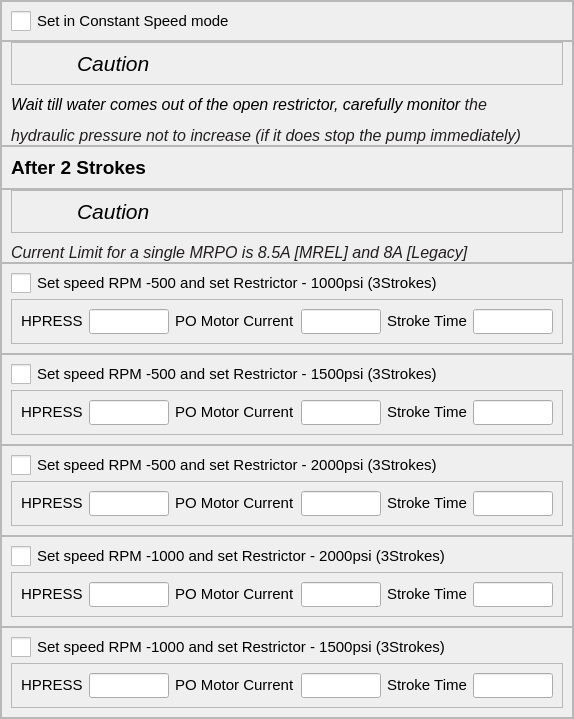
    <widget class="QFrame" name="frame_30">
     <property name="frameShape">
      <enum>QFrame::Shape::StyledPanel</enum>
     </property>
     <property name="frameShadow">
      <enum>QFrame::Shadow::Raised</enum>
     </property>
     <layout class="QVBoxLayout" name="verticalLayout_16">
      <property name="spacing">
       <number>0</number>
      </property>
      <property name="leftMargin">
       <number>0</number>
      </property>
      <property name="topMargin">
       <number>0</number>
      </property>
      <property name="rightMargin">
       <number>0</number>
      </property>
      <property name="bottomMargin">
       <number>0</number>
      </property>
      <item>
       <widget class="QFrame" name="frame_32">
        <property name="frameShape">
         <enum>QFrame::Shape::StyledPanel</enum>
        </property>
        <property name="frameShadow">
         <enum>QFrame::Shadow::Raised</enum>
        </property>
        <layout class="QVBoxLayout" name="verticalLayout_18">
         <item>
          <widget class="QCheckBox" name="checkBox_1">
           <property name="enabled">
            <bool>true</bool>
           </property>
           <property name="styleSheet">
            <string notr="true">QCheckBox {
    font-size: 15px; /* Larger text */
}
QCheckBox::indicator {
    width: 20px; /* Larger checkbox square */
    height: 20px; /* Larger checkbox square */
}</string>
           </property>
           <property name="text">
            <string>Set in Constant Speed mode</string>
           </property>
          </widget>
         </item>
        </layout>
       </widget>
      </item>
      <item>
       <widget class="QFrame" name="frame_3">
        <property name="frameShape">
         <enum>QFrame::Shape::StyledPanel</enum>
        </property>
        <property name="frameShadow">
         <enum>QFrame::Shadow::Raised</enum>
        </property>
        <layout class="QVBoxLayout" name="verticalLayout" stretch="0,0">
         <property name="spacing">
          <number>10</number>
         </property>
         <property name="topMargin">
          <number>0</number>
         </property>
         <property name="bottomMargin">
          <number>0</number>
         </property>
         <item>
          <widget class="QFrame" name="frame_6">
           <property name="frameShape">
            <enum>QFrame::Shape::StyledPanel</enum>
           </property>
           <property name="frameShadow">
            <enum>QFrame::Shadow::Raised</enum>
           </property>
           <layout class="QHBoxLayout" name="horizontalLayout_4">
            <property name="spacing">
             <number>15</number>
            </property>
            <property name="topMargin">
             <number>0</number>
            </property>
            <property name="bottomMargin">
             <number>0</number>
            </property>
            <item>
             <widget class="QLabel" name="label_4">
              <property name="minimumSize">
               <size>
                <width>41</width>
                <height>41</height>
               </size>
              </property>
              <property name="maximumSize">
               <size>
                <width>41</width>
                <height>41</height>
               </size>
              </property>
              <property name="text">
               <string/>
              </property>
              <property name="pixmap">
               <pixmap resource="../../Images.qrc">:/Icons/Icons/risk-icon.png</pixmap>
              </property>
              <property name="scaledContents">
               <bool>true</bool>
              </property>
             </widget>
            </item>
            <item>
             <widget class="QLabel" name="label_3">
              <property name="text">
               <string>&lt;html&gt;&lt;head/&gt;&lt;body&gt;&lt;p&gt;&lt;span style=&quot; font-size:16pt; font-style:italic;&quot;&gt;Caution&lt;/span&gt;&lt;/p&gt;&lt;/body&gt;&lt;/html&gt;</string>
              </property>
             </widget>
            </item>
           </layout>
          </widget>
         </item>
         <item>
          <widget class="QLabel" name="label">
           <property name="text">
            <string>&lt;html&gt;&lt;head/&gt;&lt;body&gt;&lt;p&gt;&lt;span style=&quot; font-family:'Arial','sans-serif'; font-size:12pt; font-style:italic;&quot;&gt;Wait till water comes out of the open restrictor, carefully monitor &lt;/span&gt;&lt;span style=&quot; font-family:'Arial','sans-serif'; font-size:12pt; font-style:italic; color:#231f20;&quot;&gt;the &lt;/span&gt;&lt;/p&gt;&lt;p&gt;&lt;span style=&quot; font-family:'Arial','sans-serif'; font-size:12pt; font-style:italic; color:#231f20;&quot;&gt;hydraulic pressure not to increase (if it does stop the pump immediately)&lt;/span&gt;&lt;/p&gt;&lt;/body&gt;&lt;/html&gt;</string>
           </property>
          </widget>
         </item>
        </layout>
       </widget>
      </item>
      <item>
       <widget class="QFrame" name="frame_31">
        <property name="frameShape">
         <enum>QFrame::Shape::StyledPanel</enum>
        </property>
        <property name="frameShadow">
         <enum>QFrame::Shadow::Raised</enum>
        </property>
        <layout class="QVBoxLayout" name="verticalLayout_17">
         <item>
          <widget class="QLabel" name="label_2">
           <property name="text">
            <string>&lt;html&gt;&lt;head/&gt;&lt;body&gt;&lt;p&gt;&lt;span style=&quot; font-size:14pt; font-weight:700;&quot;&gt;After 2 Strokes&lt;/span&gt;&lt;/p&gt;&lt;/body&gt;&lt;/html&gt;</string>
           </property>
          </widget>
         </item>
        </layout>
       </widget>
      </item>
      <item>
       <widget class="QFrame" name="frame_4">
        <property name="frameShape">
         <enum>QFrame::Shape::StyledPanel</enum>
        </property>
        <property name="frameShadow">
         <enum>QFrame::Shadow::Raised</enum>
        </property>
        <layout class="QVBoxLayout" name="verticalLayout_2" stretch="0,0">
         <property name="spacing">
          <number>10</number>
         </property>
         <property name="topMargin">
          <number>0</number>
         </property>
         <property name="bottomMargin">
          <number>0</number>
         </property>
         <item>
          <widget class="QFrame" name="frame_7">
           <property name="frameShape">
            <enum>QFrame::Shape::StyledPanel</enum>
           </property>
           <property name="frameShadow">
            <enum>QFrame::Shadow::Raised</enum>
           </property>
           <layout class="QHBoxLayout" name="horizontalLayout_6">
            <property name="spacing">
             <number>15</number>
            </property>
            <property name="topMargin">
             <number>0</number>
            </property>
            <property name="bottomMargin">
             <number>0</number>
            </property>
            <item>
             <widget class="QLabel" name="label_7">
              <property name="minimumSize">
               <size>
                <width>41</width>
                <height>41</height>
               </size>
              </property>
              <property name="maximumSize">
               <size>
                <width>41</width>
                <height>41</height>
               </size>
              </property>
              <property name="text">
               <string/>
              </property>
              <property name="pixmap">
               <pixmap resource="../../Images.qrc">:/Icons/Icons/risk-icon.png</pixmap>
              </property>
              <property name="scaledContents">
               <bool>true</bool>
              </property>
             </widget>
            </item>
            <item>
             <widget class="QLabel" name="label_8">
              <property name="text">
               <string>&lt;html&gt;&lt;head/&gt;&lt;body&gt;&lt;p&gt;&lt;span style=&quot; font-size:16pt; font-style:italic;&quot;&gt;Caution&lt;/span&gt;&lt;/p&gt;&lt;/body&gt;&lt;/html&gt;</string>
              </property>
             </widget>
            </item>
           </layout>
          </widget>
         </item>
         <item>
          <widget class="QLabel" name="label_9">
           <property name="text">
            <string>&lt;html&gt;&lt;head/&gt;&lt;body&gt;&lt;p&gt;&lt;span style=&quot; font-family:'Arial','sans-serif'; font-size:12pt; font-style:italic; color:#231f20;&quot;&gt;Current Limit for a single MRPO is 8.5A [MREL] and 8A [Legacy]&lt;/span&gt;&lt;/p&gt;&lt;/body&gt;&lt;/html&gt;</string>
           </property>
          </widget>
         </item>
        </layout>
       </widget>
      </item>
      <item>
       <widget class="QFrame" name="frame">
        <property name="frameShape">
         <enum>QFrame::Shape::StyledPanel</enum>
        </property>
        <property name="frameShadow">
         <enum>QFrame::Shadow::Raised</enum>
        </property>
        <layout class="QVBoxLayout" name="verticalLayout_3">
         <item>
          <widget class="QCheckBox" name="checkBox_2">
           <property name="enabled">
            <bool>true</bool>
           </property>
           <property name="styleSheet">
            <string notr="true">QCheckBox {
    font-size: 15px; /* Larger text */
}
QCheckBox::indicator {
    width: 20px; /* Larger checkbox square */
    height: 20px; /* Larger checkbox square */
}</string>
           </property>
           <property name="text">
            <string>Set speed RPM -500 and set Restrictor - 1000psi (3Strokes)</string>
           </property>
          </widget>
         </item>
         <item>
          <widget class="QFrame" name="frame_11">
           <property name="frameShape">
            <enum>QFrame::Shape::StyledPanel</enum>
           </property>
           <property name="frameShadow">
            <enum>QFrame::Shadow::Raised</enum>
           </property>
           <layout class="QHBoxLayout" name="horizontalLayout_7">
            <item>
             <widget class="QLabel" name="label_1">
              <property name="text">
               <string>&lt;html&gt;&lt;head/&gt;&lt;body&gt;&lt;p&gt;&lt;span style=&quot; font-size:11pt;&quot;&gt;HPRESS&lt;/span&gt;&lt;/p&gt;&lt;/body&gt;&lt;/html&gt;</string>
              </property>
             </widget>
            </item>
            <item>
             <widget class="QLineEdit" name="lineEdit_1">
              <property name="minimumSize">
               <size>
                <width>80</width>
                <height>25</height>
               </size>
              </property>
              <property name="maximumSize">
               <size>
                <width>80</width>
                <height>25</height>
               </size>
              </property>
             </widget>
            </item>
            <item>
             <widget class="QLabel" name="label_5">
              <property name="text">
               <string>&lt;html&gt;&lt;head/&gt;&lt;body&gt;&lt;p&gt;&lt;span style=&quot; font-size:11pt;&quot;&gt;PO Motor Current&lt;/span&gt;&lt;/p&gt;&lt;/body&gt;&lt;/html&gt;</string>
              </property>
             </widget>
            </item>
            <item>
             <widget class="QLineEdit" name="lineEdit_2">
              <property name="minimumSize">
               <size>
                <width>80</width>
                <height>25</height>
               </size>
              </property>
              <property name="maximumSize">
               <size>
                <width>80</width>
                <height>25</height>
               </size>
              </property>
             </widget>
            </item>
            <item>
             <widget class="QLabel" name="label_6">
              <property name="text">
               <string>&lt;html&gt;&lt;head/&gt;&lt;body&gt;&lt;p&gt;&lt;span style=&quot; font-size:11pt;&quot;&gt;Stroke Time&lt;/span&gt;&lt;/p&gt;&lt;/body&gt;&lt;/html&gt;</string>
              </property>
             </widget>
            </item>
            <item>
             <widget class="QLineEdit" name="lineEdit_3">
              <property name="minimumSize">
               <size>
                <width>80</width>
                <height>25</height>
               </size>
              </property>
              <property name="maximumSize">
               <size>
                <width>80</width>
                <height>25</height>
               </size>
              </property>
             </widget>
            </item>
           </layout>
          </widget>
         </item>
        </layout>
       </widget>
      </item>
      <item>
       <widget class="QFrame" name="frame_2">
        <property name="frameShape">
         <enum>QFrame::Shape::StyledPanel</enum>
        </property>
        <property name="frameShadow">
         <enum>QFrame::Shadow::Raised</enum>
        </property>
        <layout class="QVBoxLayout" name="verticalLayout_4">
         <item>
          <widget class="QCheckBox" name="checkBox_3">
           <property name="enabled">
            <bool>true</bool>
           </property>
           <property name="styleSheet">
            <string notr="true">QCheckBox {
    font-size: 15px; /* Larger text */
}
QCheckBox::indicator {
    width: 20px; /* Larger checkbox square */
    height: 20px; /* Larger checkbox square */
}</string>
           </property>
           <property name="text">
            <string>Set speed RPM -500 and set Restrictor - 1500psi (3Strokes)</string>
           </property>
          </widget>
         </item>
         <item>
          <widget class="QFrame" name="frame_12">
           <property name="frameShape">
            <enum>QFrame::Shape::StyledPanel</enum>
           </property>
           <property name="frameShadow">
            <enum>QFrame::Shadow::Raised</enum>
           </property>
           <layout class="QHBoxLayout" name="horizontalLayout_8">
            <item>
             <widget class="QLabel" name="label_10">
              <property name="text">
               <string>&lt;html&gt;&lt;head/&gt;&lt;body&gt;&lt;p&gt;&lt;span style=&quot; font-size:11pt;&quot;&gt;HPRESS&lt;/span&gt;&lt;/p&gt;&lt;/body&gt;&lt;/html&gt;</string>
              </property>
             </widget>
            </item>
            <item>
             <widget class="QLineEdit" name="lineEdit_4">
              <property name="minimumSize">
               <size>
                <width>80</width>
                <height>25</height>
               </size>
              </property>
              <property name="maximumSize">
               <size>
                <width>80</width>
                <height>25</height>
               </size>
              </property>
             </widget>
            </item>
            <item>
             <widget class="QLabel" name="label_11">
              <property name="text">
               <string>&lt;html&gt;&lt;head/&gt;&lt;body&gt;&lt;p&gt;&lt;span style=&quot; font-size:11pt;&quot;&gt;PO Motor Current&lt;/span&gt;&lt;/p&gt;&lt;/body&gt;&lt;/html&gt;</string>
              </property>
             </widget>
            </item>
            <item>
             <widget class="QLineEdit" name="lineEdit_5">
              <property name="minimumSize">
               <size>
                <width>80</width>
                <height>25</height>
               </size>
              </property>
              <property name="maximumSize">
               <size>
                <width>80</width>
                <height>25</height>
               </size>
              </property>
             </widget>
            </item>
            <item>
             <widget class="QLabel" name="label_12">
              <property name="text">
               <string>&lt;html&gt;&lt;head/&gt;&lt;body&gt;&lt;p&gt;&lt;span style=&quot; font-size:11pt;&quot;&gt;Stroke Time&lt;/span&gt;&lt;/p&gt;&lt;/body&gt;&lt;/html&gt;</string>
              </property>
             </widget>
            </item>
            <item>
             <widget class="QLineEdit" name="lineEdit_6">
              <property name="minimumSize">
               <size>
                <width>80</width>
                <height>25</height>
               </size>
              </property>
              <property name="maximumSize">
               <size>
                <width>80</width>
                <height>25</height>
               </size>
              </property>
             </widget>
            </item>
           </layout>
          </widget>
         </item>
        </layout>
       </widget>
      </item>
      <item>
       <widget class="QFrame" name="frame_5">
        <property name="frameShape">
         <enum>QFrame::Shape::StyledPanel</enum>
        </property>
        <property name="frameShadow">
         <enum>QFrame::Shadow::Raised</enum>
        </property>
        <layout class="QVBoxLayout" name="verticalLayout_5">
         <item>
          <widget class="QCheckBox" name="checkBox_4">
           <property name="enabled">
            <bool>true</bool>
           </property>
           <property name="styleSheet">
            <string notr="true">QCheckBox {
    font-size: 15px; /* Larger text */
}
QCheckBox::indicator {
    width: 20px; /* Larger checkbox square */
    height: 20px; /* Larger checkbox square */
}</string>
           </property>
           <property name="text">
            <string>Set speed RPM -500 and set Restrictor - 2000psi (3Strokes)</string>
           </property>
          </widget>
         </item>
         <item>
          <widget class="QFrame" name="frame_13">
           <property name="frameShape">
            <enum>QFrame::Shape::StyledPanel</enum>
           </property>
           <property name="frameShadow">
            <enum>QFrame::Shadow::Raised</enum>
           </property>
           <layout class="QHBoxLayout" name="horizontalLayout_9">
            <item>
             <widget class="QLabel" name="label_13">
              <property name="text">
               <string>&lt;html&gt;&lt;head/&gt;&lt;body&gt;&lt;p&gt;&lt;span style=&quot; font-size:11pt;&quot;&gt;HPRESS&lt;/span&gt;&lt;/p&gt;&lt;/body&gt;&lt;/html&gt;</string>
              </property>
             </widget>
            </item>
            <item>
             <widget class="QLineEdit" name="lineEdit_7">
              <property name="minimumSize">
               <size>
                <width>80</width>
                <height>25</height>
               </size>
              </property>
              <property name="maximumSize">
               <size>
                <width>80</width>
                <height>25</height>
               </size>
              </property>
             </widget>
            </item>
            <item>
             <widget class="QLabel" name="label_14">
              <property name="text">
               <string>&lt;html&gt;&lt;head/&gt;&lt;body&gt;&lt;p&gt;&lt;span style=&quot; font-size:11pt;&quot;&gt;PO Motor Current&lt;/span&gt;&lt;/p&gt;&lt;/body&gt;&lt;/html&gt;</string>
              </property>
             </widget>
            </item>
            <item>
             <widget class="QLineEdit" name="lineEdit_8">
              <property name="minimumSize">
               <size>
                <width>80</width>
                <height>25</height>
               </size>
              </property>
              <property name="maximumSize">
               <size>
                <width>80</width>
                <height>25</height>
               </size>
              </property>
             </widget>
            </item>
            <item>
             <widget class="QLabel" name="label_15">
              <property name="text">
               <string>&lt;html&gt;&lt;head/&gt;&lt;body&gt;&lt;p&gt;&lt;span style=&quot; font-size:11pt;&quot;&gt;Stroke Time&lt;/span&gt;&lt;/p&gt;&lt;/body&gt;&lt;/html&gt;</string>
              </property>
             </widget>
            </item>
            <item>
             <widget class="QLineEdit" name="lineEdit_9">
              <property name="minimumSize">
               <size>
                <width>80</width>
                <height>25</height>
               </size>
              </property>
              <property name="maximumSize">
               <size>
                <width>80</width>
                <height>25</height>
               </size>
              </property>
             </widget>
            </item>
           </layout>
          </widget>
         </item>
        </layout>
       </widget>
      </item>
      <item>
       <widget class="QFrame" name="frame_8">
        <property name="frameShape">
         <enum>QFrame::Shape::StyledPanel</enum>
        </property>
        <property name="frameShadow">
         <enum>QFrame::Shadow::Raised</enum>
        </property>
        <layout class="QVBoxLayout" name="verticalLayout_6">
         <item>
          <widget class="QCheckBox" name="checkBox_5">
           <property name="enabled">
            <bool>true</bool>
           </property>
           <property name="styleSheet">
            <string notr="true">QCheckBox {
    font-size: 15px; /* Larger text */
}
QCheckBox::indicator {
    width: 20px; /* Larger checkbox square */
    height: 20px; /* Larger checkbox square */
}</string>
           </property>
           <property name="text">
            <string>Set speed RPM -1000 and set Restrictor - 2000psi (3Strokes)</string>
           </property>
          </widget>
         </item>
         <item>
          <widget class="QFrame" name="frame_14">
           <property name="frameShape">
            <enum>QFrame::Shape::StyledPanel</enum>
           </property>
           <property name="frameShadow">
            <enum>QFrame::Shadow::Raised</enum>
           </property>
           <layout class="QHBoxLayout" name="horizontalLayout_10">
            <item>
             <widget class="QLabel" name="label_16">
              <property name="text">
               <string>&lt;html&gt;&lt;head/&gt;&lt;body&gt;&lt;p&gt;&lt;span style=&quot; font-size:11pt;&quot;&gt;HPRESS&lt;/span&gt;&lt;/p&gt;&lt;/body&gt;&lt;/html&gt;</string>
              </property>
             </widget>
            </item>
            <item>
             <widget class="QLineEdit" name="lineEdit_10">
              <property name="minimumSize">
               <size>
                <width>80</width>
                <height>25</height>
               </size>
              </property>
              <property name="maximumSize">
               <size>
                <width>80</width>
                <height>25</height>
               </size>
              </property>
             </widget>
            </item>
            <item>
             <widget class="QLabel" name="label_17">
              <property name="text">
               <string>&lt;html&gt;&lt;head/&gt;&lt;body&gt;&lt;p&gt;&lt;span style=&quot; font-size:11pt;&quot;&gt;PO Motor Current&lt;/span&gt;&lt;/p&gt;&lt;/body&gt;&lt;/html&gt;</string>
              </property>
             </widget>
            </item>
            <item>
             <widget class="QLineEdit" name="lineEdit_11">
              <property name="minimumSize">
               <size>
                <width>80</width>
                <height>25</height>
               </size>
              </property>
              <property name="maximumSize">
               <size>
                <width>80</width>
                <height>25</height>
               </size>
              </property>
             </widget>
            </item>
            <item>
             <widget class="QLabel" name="label_18">
              <property name="text">
               <string>&lt;html&gt;&lt;head/&gt;&lt;body&gt;&lt;p&gt;&lt;span style=&quot; font-size:11pt;&quot;&gt;Stroke Time&lt;/span&gt;&lt;/p&gt;&lt;/body&gt;&lt;/html&gt;</string>
              </property>
             </widget>
            </item>
            <item>
             <widget class="QLineEdit" name="lineEdit_12">
              <property name="minimumSize">
               <size>
                <width>80</width>
                <height>25</height>
               </size>
              </property>
              <property name="maximumSize">
               <size>
                <width>80</width>
                <height>25</height>
               </size>
              </property>
             </widget>
            </item>
           </layout>
          </widget>
         </item>
        </layout>
       </widget>
      </item>
      <item>
       <widget class="QFrame" name="frame_28">
        <property name="frameShape">
         <enum>QFrame::Shape::StyledPanel</enum>
        </property>
        <property name="frameShadow">
         <enum>QFrame::Shadow::Raised</enum>
        </property>
        <layout class="QVBoxLayout" name="verticalLayout_15">
         <item>
          <widget class="QCheckBox" name="checkBox_13">
           <property name="enabled">
            <bool>true</bool>
           </property>
           <property name="styleSheet">
            <string notr="true">QCheckBox {
    font-size: 15px; /* Larger text */
}
QCheckBox::indicator {
    width: 20px; /* Larger checkbox square */
    height: 20px; /* Larger checkbox square */
}</string>
           </property>
           <property name="text">
            <string>Set speed RPM -1000 and set Restrictor - 1500psi (3Strokes)</string>
           </property>
          </widget>
         </item>
         <item>
          <widget class="QFrame" name="frame_29">
           <property name="frameShape">
            <enum>QFrame::Shape::StyledPanel</enum>
           </property>
           <property name="frameShadow">
            <enum>QFrame::Shadow::Raised</enum>
           </property>
           <layout class="QHBoxLayout" name="horizontalLayout_18">
            <item>
             <widget class="QLabel" name="label_40">
              <property name="text">
               <string>&lt;html&gt;&lt;head/&gt;&lt;body&gt;&lt;p&gt;&lt;span style=&quot; font-size:11pt;&quot;&gt;HPRESS&lt;/span&gt;&lt;/p&gt;&lt;/body&gt;&lt;/html&gt;</string>
              </property>
             </widget>
            </item>
            <item>
             <widget class="QLineEdit" name="lineEdit_34">
              <property name="minimumSize">
               <size>
                <width>80</width>
                <height>25</height>
               </size>
              </property>
              <property name="maximumSize">
               <size>
                <width>80</width>
                <height>25</height>
               </size>
              </property>
             </widget>
            </item>
            <item>
             <widget class="QLabel" name="label_41">
              <property name="text">
               <string>&lt;html&gt;&lt;head/&gt;&lt;body&gt;&lt;p&gt;&lt;span style=&quot; font-size:11pt;&quot;&gt;PO Motor Current&lt;/span&gt;&lt;/p&gt;&lt;/body&gt;&lt;/html&gt;</string>
              </property>
             </widget>
            </item>
            <item>
             <widget class="QLineEdit" name="lineEdit_35">
              <property name="minimumSize">
               <size>
                <width>80</width>
                <height>25</height>
               </size>
              </property>
              <property name="maximumSize">
               <size>
                <width>80</width>
                <height>25</height>
               </size>
              </property>
             </widget>
            </item>
            <item>
             <widget class="QLabel" name="label_42">
              <property name="text">
               <string>&lt;html&gt;&lt;head/&gt;&lt;body&gt;&lt;p&gt;&lt;span style=&quot; font-size:11pt;&quot;&gt;Stroke Time&lt;/span&gt;&lt;/p&gt;&lt;/body&gt;&lt;/html&gt;</string>
              </property>
             </widget>
            </item>
            <item>
             <widget class="QLineEdit" name="lineEdit_36">
              <property name="minimumSize">
               <size>
                <width>80</width>
                <height>25</height>
               </size>
              </property>
              <property name="maximumSize">
               <size>
                <width>80</width>
                <height>25</height>
               </size>
              </property>
             </widget>
            </item>
           </layout>
          </widget>
         </item>
        </layout>
       </widget>
      </item>
     </layout>
    </widget>
